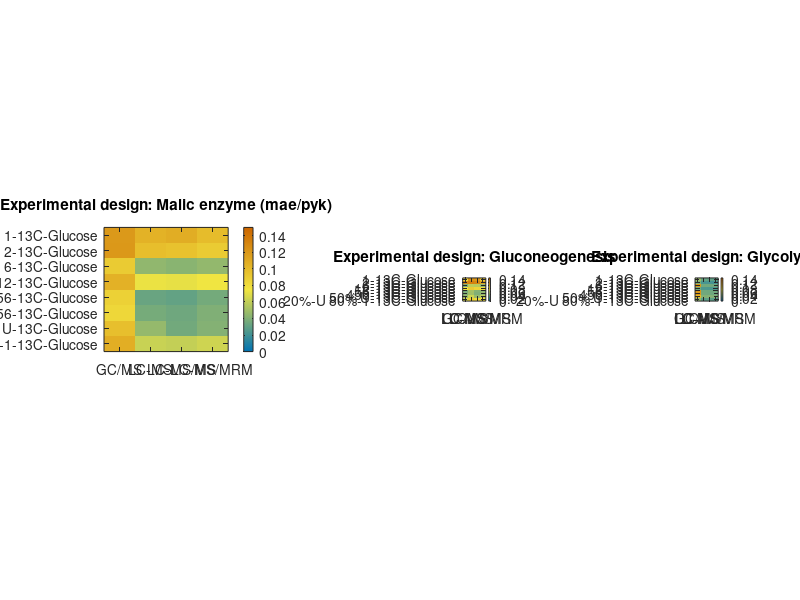

MATLAB code for this plot: (Note: this script raises an error after producing the figure.)
% print mae matrix
if exist('SUMOFLUXfig5.mat', 'file')
    load('SUMOFLUXfig5.mat')
else
    disp 'Figure 5 data not found (file 'SUMOFLUXfig5.mat')'
    return;
end

targets = {'Malic enzyme (mae/pyk)', 'Gluconeogenesis', 'Glycolysis'};
measurementSets = {'GC/MS', 'LC-MS', 'LC-MS/MS', 'LC-MS/MRM'};
labeling_strategies = { '1-13C-Glucose';...
                        '2-13C-Glucose';...
                        '6-13C-Glucose';...
                        '12-13C-Glucose';...
                        '56-13C-Glucose';...
                        '456-13C-Glucose';...
                        '50% U-13C-Glucose';...
                        '20%-U 80%-1-13C-Glucose'};
    
figure;                    
for target_i = 1:length(targets);
    subplot(1,3,target_i)
    imagesc(maeTestLabeling{target_i});
    set(gca, 'XTick', 1:length(measurementSets))
    set(gca, 'XTickLabel', measurementSets)
  
    set(gca, 'YTick', 1:length(labeling_strategies));
    set(gca, 'YTickLabel', labeling_strategies)
    title(['Experimental design: ' targets{target_i}]);
    axis square
    colorbar


    maxVal = max(max(maeTestLabeling{target_i}));
    maxErr = 0.15;
        if maxVal>maxErr
            zeroPoint = round(256 * (maxErr/maxVal));

            T = [0 0.45 0.7; 0.95 0.9 0.25; 0.8 0.4 0];
            x = [0 0.5 1];
            map = interp1(x, T, linspace(0,1,zeroPoint));

            T = [0.8 0.4 0; 0 0 0];
            x = [0 1];
            redtoblackmap = interp1(x, T, linspace(0,1,round(256 * (1-maxErr))));

            cmap = zeros(256,3); % Initialize
            cmap(1:zeroPoint, :) = map; %green to red between 0 and 0.15
            cmap(zeroPoint+1:end, :) = redtoblackmap(1:256-zeroPoint,:); % red to black otherwise
            colormap(cmap)
            caxis([0 maxVal])
        else
            T = [0 0.45 0.7; 0.95 0.9 0.25; 0.8 0.4 0];
            x = [0 0.5 1];
            map = interp1(x, T, linspace(0,1,255));
            colormap(map)
            caxis([0 0.15])
        end
end

suptitle('Figure 5')
%%%%%%%%%%%%%%%%%%%%%%%%%%%%%%%%%%%%%%%%%%%%%%%%%%%%%%%%%%%%%%%%%%%%%%%%%%   

